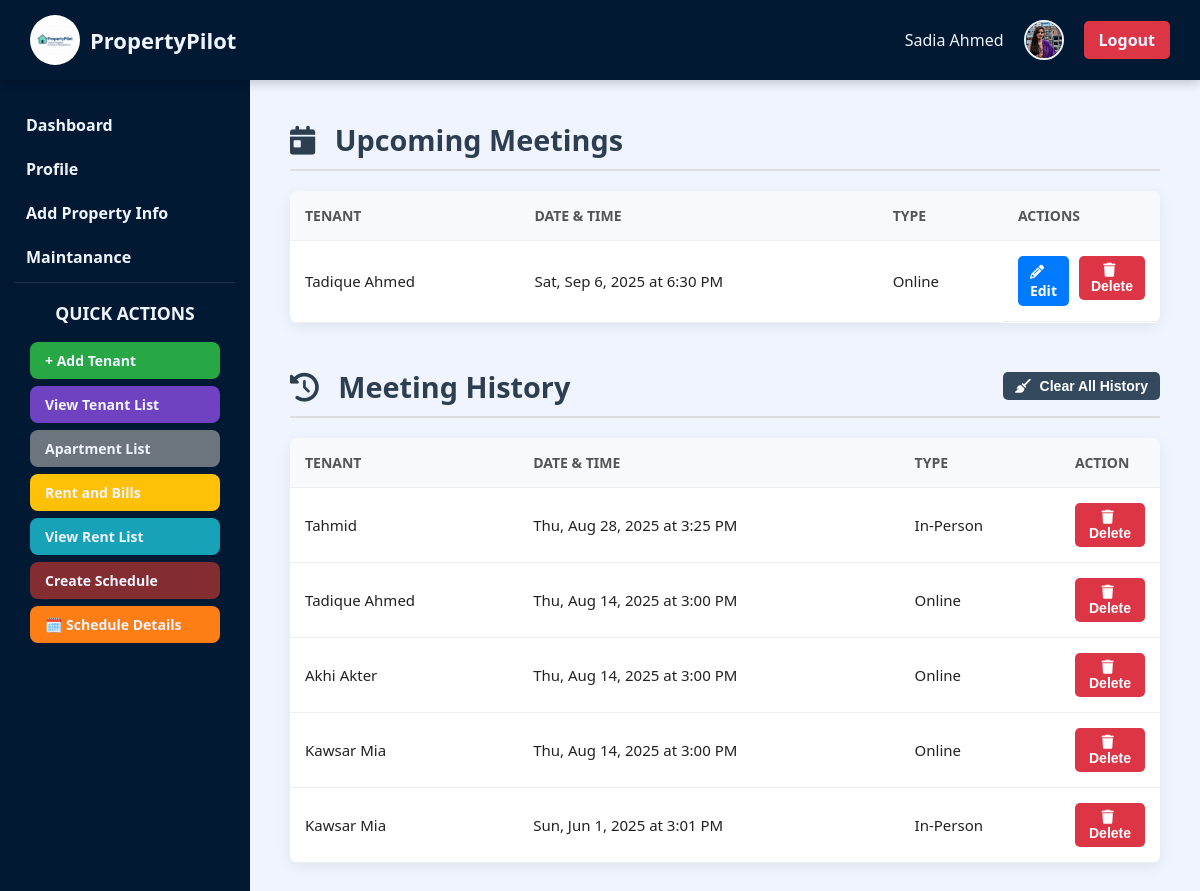
The app's page /scheduleInfo.php (signed in) with its own data.
### tables this page shows
CREATE TABLE `meeting_schedule` (
  `scheduleID` int(11) NOT NULL,
  `landlord_id` int(11) NOT NULL,
  `tenant_id` int(11) NOT NULL,
  `name` varchar(255) NOT NULL,
  `meetingType` varchar(100) DEFAULT NULL,
  `EventDescription` text DEFAULT NULL,
  `date` date NOT NULL,
  `time` time NOT NULL
);

### scheduleInfo.php (the view, shortened to what this page needs)
<?php
$landlord_id = $_SESSION['user_id'];
$fullName = $_SESSION['fullName'];
$profilePhoto = $_SESSION['profilePhoto'] ?: "default-avatar.png";
$host = "localhost";
$username = "root";
$password = "";
$database = "property";
$conn = new mysqli($host, $username, $password, $database);
$today = date('Y-m-d');
$upcoming_schedules = [];
$past_schedules = [];
$stmt_upcoming = $conn->prepare("SELECT * FROM meeting_schedule WHERE landlord_id = ? AND date >= ? ORDER BY date ASC, time ASC");
$stmt_upcoming->bind_param("is", $landlord_id, $today);
$stmt_upcoming->execute();
$result_upcoming = $stmt_upcoming->get_result();
while ($row = $result_upcoming->fetch_assoc()) {
    $upcoming_schedules[] = $row;
}
$stmt_past = $conn->prepare("SELECT * FROM meeting_schedule WHERE landlord_id = ? AND date < ? ORDER BY date DESC, time DESC");
$stmt_past->bind_param("is", $landlord_id, $today);
$stmt_past->execute();
$result_past = $stmt_past->get_result();
while ($row = $result_past->fetch_assoc()) {
    $past_schedules[] = $row;
}
?>
<!DOCTYPE html>
<html lang="en">
<head>
    <link rel="stylesheet" href="https://cdnjs.cloudflare.com/ajax/libs/font-awesome/6.4.0/css/all.min.css">
</head>
<body>
    <header class="main-top-navbar">
        <div class="brand">
            <img src="image/logo.png" alt="PropertyPilot Logo" />
            PropertyPilot
        </div>
        <div class="top-right-user-info">
            <span class="welcome-greeting"><?php echo htmlspecialchars($fullName); ?></span>
            <img class="user-photo" src="<?php echo htmlspecialchars($profilePhoto); ?>" alt="Profile Photo">
            <a href="logout.php" class="logout-btn">Logout</a>
        </div>
    </header>
    <div class="dashboard-content-wrapper">
        <nav class="vertical-sidebar">
            <div class="nav-links">
                <a href="landlord_dashboard.php">Dashboard</a>
                <a href="profile.html">Profile</a>
                <a href="propertyInfo.php">Add Property Info</a>
                 <a href="maintanance.php">Maintanance</a>
            </div>
            <section class="action-buttons">
                <h3>Quick Actions</h3>
                <a href="add_tenant.php" class="action-link link-tenant">+ Add Tenant</a>
                <a href="tenant_List.php" class="action-link link-tenant-list">View Tenant List</a>
                <a href="apartmentList.php" class="action-link link-docs">Apartment List</a>
                <a href="RentAndBillForm.php" class="action-link link-billing">Rent and Bills</a>
                <a href="Rent_list.php" class="action-link link-rent">View Rent List</a>
                <a href="Schedule_create.php" class="action-link link-schedule-create">Create Schedule</a>
                <a href="scheduleInfo.php" class="action-link link-schedule-details active">🗓️ Schedule Details</a>
            </section>
        </nav>
        <main>
            <section id="upcoming-meetings">
                <div class="section-header">
                    <h3><i class="fas fa-calendar-day"></i> Upcoming Meetings</h3>
                </div>
                <table class="schedule-table">
                    <thead>
                        <tr><th>Tenant</th><th>Date & Time</th><th>Type</th><th style="width: 150px;">Actions</th></tr>
                    </thead>
                    <tbody>
                        <?php if (empty($upcoming_schedules)): ?>
                            <tr><td colspan="4"><div class="empty-state">No upcoming meetings scheduled.</div></td></tr>
                        <?php else: ?>
                            <?php foreach ($upcoming_schedules as $schedule): ?>
                                <tr>
                                    <td><?php echo htmlspecialchars($schedule['name']); ?></td>
                                    <td><?php echo date("D, M j, Y", strtotime($schedule['date'])) . ' at ' . date("g:i A", strtotime($schedule['time'])); ?></td>
                                    <td><?php echo htmlspecialchars($schedule['meetingType']); ?></td>
                                    <td class="actions-cell">
                                        <a href="edit_schedule.php?scheduleID=<?php echo $schedule['scheduleID']; ?>" class="btn btn-edit"><i class="fas fa-pencil-alt"></i> Edit</a>
                                        <form method="POST" action="" style="display:inline;" onsubmit="return confirm('Are you sure you want to delete this meeting?');">
                                            <button type="submit" class="btn btn-delete"><i class="fas fa-trash"></i> Delete</button>
                                        </form>
                                    </td>
                                </tr>
                            <?php endforeach; ?>
                        <?php endif; ?>
                    </tbody>
                </table>
            </section>
            <br><br>
            <section id="past-meetings">
                <div class="section-header">
                    <h3><i class="fas fa-history"></i> Meeting History</h3>
                    <?php if (!empty($past_schedules)): ?>
                        <form method="POST" action="" onsubmit="return confirm('Are you sure you want to clear ALL meeting history? This cannot be undone.');">
                            <button type="submit" class="btn btn-clear-all"><i class="fas fa-broom"></i> Clear All History</button>
                        </form>
                    <?php endif; ?>
                </div>
                <table class="schedule-table">
                    <thead>
                        <tr><th>Tenant</th><th>Date & Time</th><th>Type</th><th style="width: 100px;">Action</th></tr>
                    </thead>
                    <tbody>
                        <?php if (empty($past_schedules)): ?>
                            <tr><td colspan="4"><div class="empty-state">No meeting history found.</div></td></tr>
                        <?php else: ?>
                            <?php foreach ($past_schedules as $schedule): ?>
                                <tr>
                                    <td><?php echo htmlspecialchars($schedule['name']); ?></td>
                                    <td><?php echo date("D, M j, Y", strtotime($schedule['date'])) . ' at ' . date("g:i A", strtotime($schedule['time'])); ?></td>
                                    <td><?php echo htmlspecialchars($schedule['meetingType']); ?></td>
                                    <td class="actions-cell">
                                        <form method="POST" action="" style="display:inline;" onsubmit="return confirm('Are you sure you want to delete this history record?');">
                                            <button type="submit" class="btn btn-delete"><i class="fas fa-trash"></i> Delete</button>
                                        </form>
                                    </td>
                                </tr>
                            <?php endforeach; ?>
                        <?php endif; ?>
                    </tbody>
                </table>
            </section>
        </main>
    </div>
</body>
</html>

### records on screen
meeting_schedule: name "Tadique Ahmed", date "Sat, Sep 6, 2025", time "6:30 PM", meetingType "Online"
meeting_schedule: name "Tahmid", date "Thu, Aug 28, 2025", time "3:25 PM", meetingType "In-Person"
meeting_schedule: name "Tadique Ahmed", date "Thu, Aug 14, 2025", time "3:00 PM", meetingType "Online"
meeting_schedule: name "Akhi Akter", date "Thu, Aug 14, 2025", time "3:00 PM", meetingType "Online"
meeting_schedule: name "Kawsar Mia", date "Thu, Aug 14, 2025", time "3:00 PM", meetingType "Online"
meeting_schedule: name "Kawsar Mia", date "Sun, Jun 1, 2025", time "3:01 PM", meetingType "In-Person"

### other values on screen
$fullName "Sadia Ahmed"
